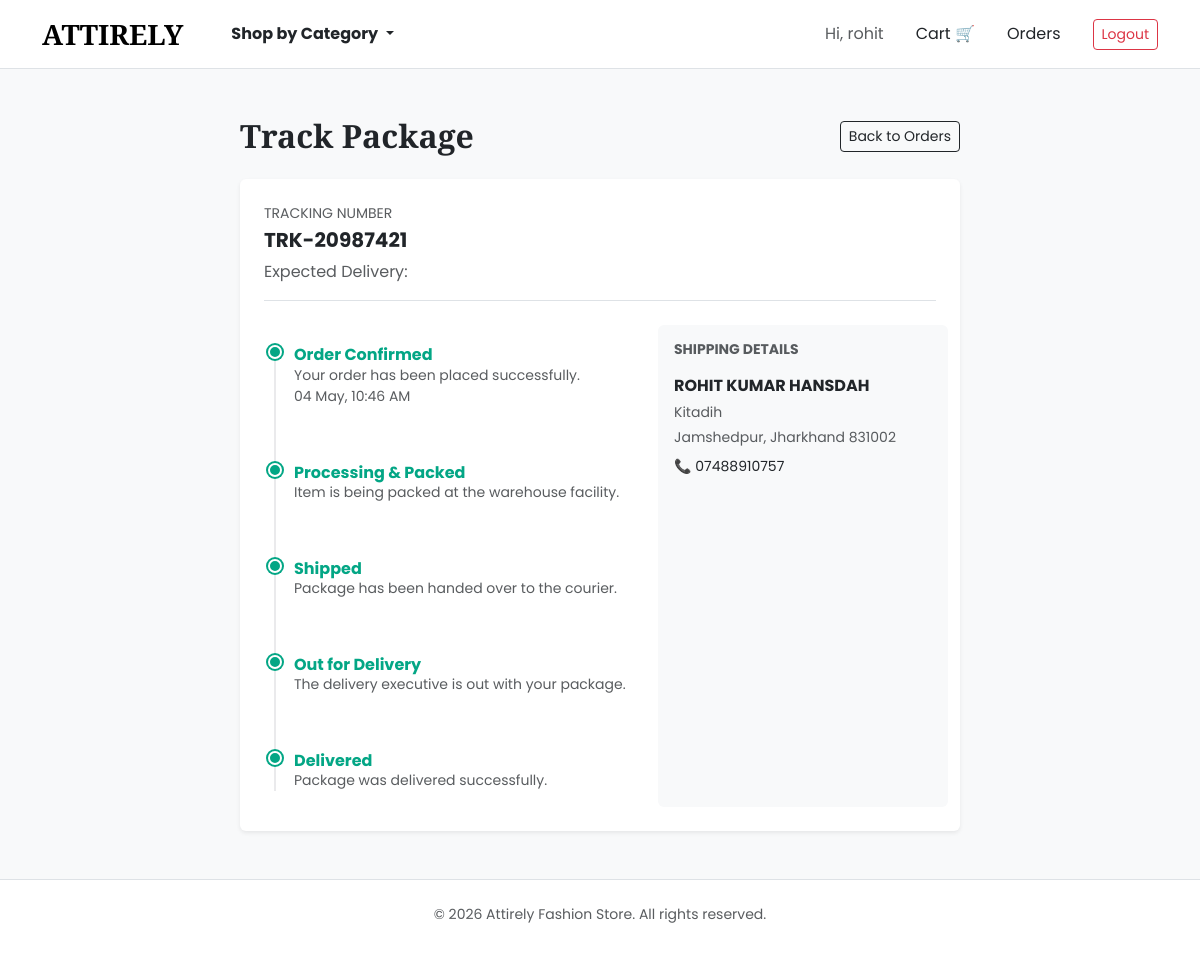
Screenshot of /track/20/ (signed in) with the database file from the repository.
### store/models.py (models this page shows, shortened)
class User(AbstractUser):
    is_customer = models.BooleanField(default=True)
    is_vendor = models.BooleanField(default=False)
    phone = models.CharField(max_length=15, blank=True, null=True)

class Order(models.Model):
    user = models.ForeignKey(User, on_delete=models.CASCADE)
    shipping_address = models.ForeignKey(ShippingAddress, on_delete=models.SET_NULL, null=True)
    order_date = models.DateTimeField(auto_now_add=True)
    total_amount = models.DecimalField(max_digits=10, decimal_places=2)
    status = models.CharField(max_length=50, default='Order Placed', choices=[
        ('Order Placed', 'Order Placed'),
        ('Processing', 'Processing'),
        ('Shipped', 'Shipped'),
        ('Out for Delivery', 'Out for Delivery'),
        ('Delivered', 'Delivered')
    ])

class ShippingAddress(models.Model):
    user = models.ForeignKey(User, on_delete=models.CASCADE, related_name='addresses')
    full_name = models.CharField(max_length=100)
    phone_number = models.CharField(max_length=15)
    street_address = models.TextField()
    city = models.CharField(max_length=100)
    state = models.CharField(max_length=100)
    pincode = models.CharField(max_length=10)
    is_default = models.BooleanField(default=False)

### store/views.py (the view, shortened to what this page needs)
# urls.py: path('track/<int:order_id>/', views.track_order, name='track_order'),
@login_required
def track_order(request, order_id):
    order = get_object_or_404(Order, id=order_id, user=request.user)
    now = timezone.now()
    time_passed = now - order.order_date
    return render(request, 'store/track_order.html', {'order': order})

### store/context_processors.py (called while the page is built)
def menu_categories(request):
    return {'menu_categories': Category.objects.all()}

### store/templates/store/track_order.html (shortened to what this page needs)
{% extends 'store/base.html' %}
{% block content %}
<div class="container my-5">
    <div class="row justify-content-center">
        <div class="col-md-8">
            <div class="d-flex justify-content-between align-items-center mb-4">
                <h2 class="fw-bold mb-0">Track Package</h2>
                <a href="{% url 'order_history' %}" class="btn btn-outline-dark btn-sm">Back to Orders</a>
            </div>
            <div class="card shadow-sm border-0 p-4">
                <div class="border-bottom pb-3 mb-4">
                    <p class="text-muted mb-1 small text-uppercase">Tracking Number</p>
                    <h5 class="fw-bold">TRK-{{ order.id }}9874{{ order.order_date|date:"s" }}</h5>
                    <p class="text-muted mb-0 mt-2">Expected Delivery: <strong>{{ order.order_date|add:"5"|date:"d M, Y" }}</strong></p>
                </div>
                <div class="row">
                    <div class="col-md-7">
                        <ul class="tracking-timeline">
                            <li class="tracking-step {% if order.status in 'Order Placed,Processing,Shipped,Out for Delivery,Delivered' %}active{% endif %}">
                                <h6 class="mb-0">Order Confirmed</h6>
                                <p class="text-muted small">Your order has been placed successfully. <br> {{ order.order_date|date:"d M, h:i A" }}</p>
                            </li>
                            <li class="tracking-step {% if order.status in 'Processing' %}current{% elif order.status in 'Shipped,Out for Delivery,Delivered' %}active{% endif %}">
                                <h6 class="mb-0">Processing & Packed</h6>
                                <p class="text-muted small">Item is being packed at the warehouse facility.</p>
                            </li>
                            <li class="tracking-step {% if order.status in 'Shipped' %}current{% elif order.status in 'Out for Delivery,Delivered' %}active{% endif %}">
                                <h6 class="mb-0">Shipped</h6>
                                <p class="text-muted small">Package has been handed over to the courier.</p>
                            </li>
                            <li class="tracking-step {% if order.status in 'Out for Delivery' %}current{% elif order.status == 'Delivered' %}active{% endif %}">
                                <h6 class="mb-0">Out for Delivery</h6>
                                <p class="text-muted small">The delivery executive is out with your package.</p>
                            </li>
                            <li class="tracking-step {% if order.status == 'Delivered' %}active{% endif %}" style="padding-bottom: 0;">
                                <h6 class="mb-0">Delivered</h6>
                                <p class="text-muted small">Package was delivered successfully.</p>
                            </li>
                        </ul>
                    </div>
                    <div class="col-md-5 mt-4 mt-md-0 bg-light p-3 rounded">
                        <h6 class="fw-bold text-uppercase small text-muted mb-3">Shipping Details</h6>
                        {% if order.shipping_address %}
                            <p class="fw-bold mb-1">{{ order.shipping_address.full_name }}</p>
                            <p class="text-muted small mb-1">{{ order.shipping_address.street_address }}</p>
                            <p class="text-muted small mb-2">{{ order.shipping_address.city }}, {{ order.shipping_address.state }} {{ order.shipping_address.pincode }}</p>
                            <p class="small mb-0">📞 {{ order.shipping_address.phone_number }}</p>
                        {% else %}
                            <p class="text-muted small">Address pending synchronization.</p>
                        {% endif %}
                    </div>
                </div>
            </div>
        </div>
    </div>
</div>
{% endblock %}

### store/templates/store/base.html (shortened to what this page needs)
<!DOCTYPE html>
<html lang="en">
<head>
    <link href="https://cdn.jsdelivr.net/npm/bootstrap@5.3.0/dist/css/bootstrap.min.css" rel="stylesheet">
</head>
<body>
    <nav class="navbar navbar-expand-lg navbar-light bg-white border-bottom sticky-top">
        <div class="container">
            <a class="navbar-brand fs-3 fw-bold" href="{% url 'product_list' %}">ATTIRELY</a>
            <ul class="navbar-nav me-auto ms-md-4">
                <li class="nav-item dropdown">
                    <a class="nav-link dropdown-toggle fw-bold text-dark" href="#" id="navbarDropdown" role="button" data-bs-toggle="dropdown" aria-expanded="false">
                        Shop by Category
                    </a>
                </li>
            </ul>
            <div class="d-flex align-items-center ms-auto">
                {% if user.is_authenticated %}
                    <span class="me-3 text-muted">Hi, {{ user.username }}</span>
                    <a href="{% url 'view_cart' %}" class="nav-link px-3 position-relative">Cart 🛒</a>
                    <a href="{% url 'order_history' %}" class="nav-link px-3">Orders</a>
                    <a href="{% url 'logout' %}" class="btn btn-outline-danger btn-sm ms-3">Logout</a>
                {% else %}
                    <a href="{% url 'login' %}" class="nav-link px-3 text-dark">Login</a>
                    <a href="{% url 'register' %}" class="btn btn-dark btn-sm ms-2">Join Now</a>
                {% endif %}
            </div>
        </div>
    </nav>
    <main class="container my-5">
        {% block content %}{% endblock %}
    </main>
    <footer class="bg-white border-top py-4 mt-5 text-center">
        <p class="text-muted small">&copy; 2026 Attirely Fashion Store. All rights reserved.</p>
    </footer>
</body>
</html>

### store/templates/store/base.html (style rules this page uses)
body { font-family: 'Poppins', sans-serif; background-color: #f8f9fa; }
h1, h2, .navbar-brand { font-family: 'Playfair Display', serif; }
.card { transition: all 0.3s ease-in-out; border: 1px solid transparent; }

### store/templates/store/track_order.html (style rules this page uses)
.tracking-timeline { position: relative; padding-left: 30px; list-style: none; margin-top: 20px; }
.tracking-timeline::before { content: ''; position: absolute; left: 10px; top: 0; bottom: 0; width: 2px; background: #eaeaec; }
.tracking-step { position: relative; padding-bottom: 40px; }
.tracking-step::before { content: ''; position: absolute; left: -26px; top: 0; width: 14px; height: 14px; border-radius: 50%; background: #eaeaec; border: 2px solid white; box-shadow: 0 0 0 2px #eaeaec; z-index: 2; }
.tracking-step.active::before { background: #03a685; box-shadow: 0 0 0 2px #03a685; }
.tracking-step.active h6 { color: #03a685; font-weight: bold; }

### rows the page displays
User: username "rohit"
Order: id "20", order_date "21", order_date "04 May, 10:46 AM", shipping_address.full_name "ROHIT KUMAR HANSDAH", shipping_address.street_address "Kitadih", shipping_address.city "Jamshedpur", shipping_address.state "Jharkhand", shipping_address.pincode "831002", shipping_address.phone_number "07488910757"
